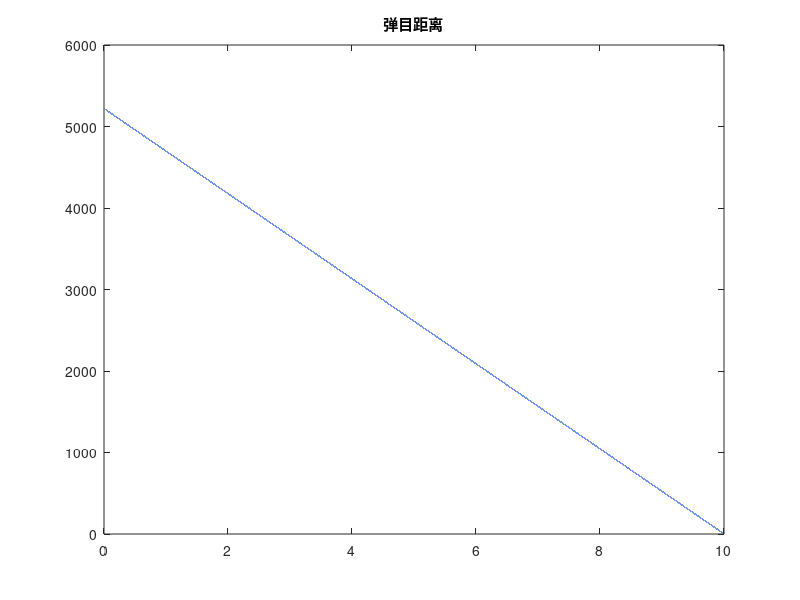
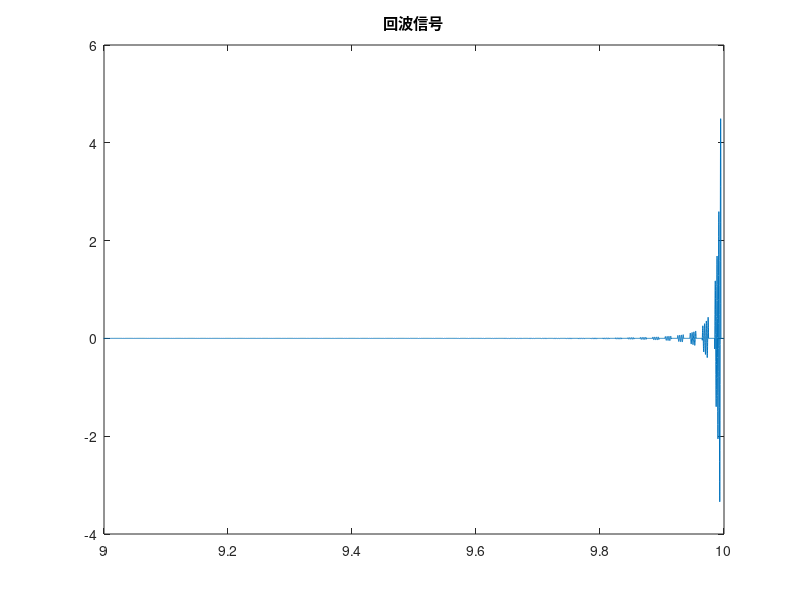
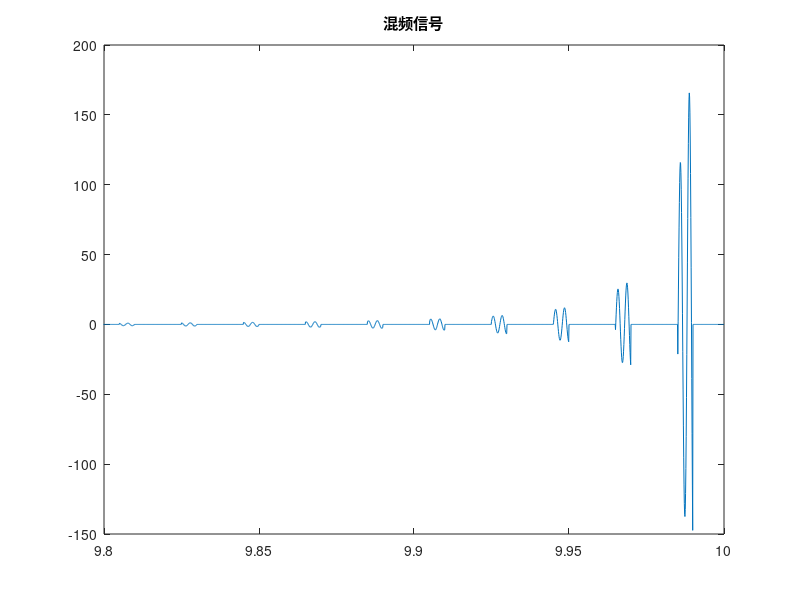
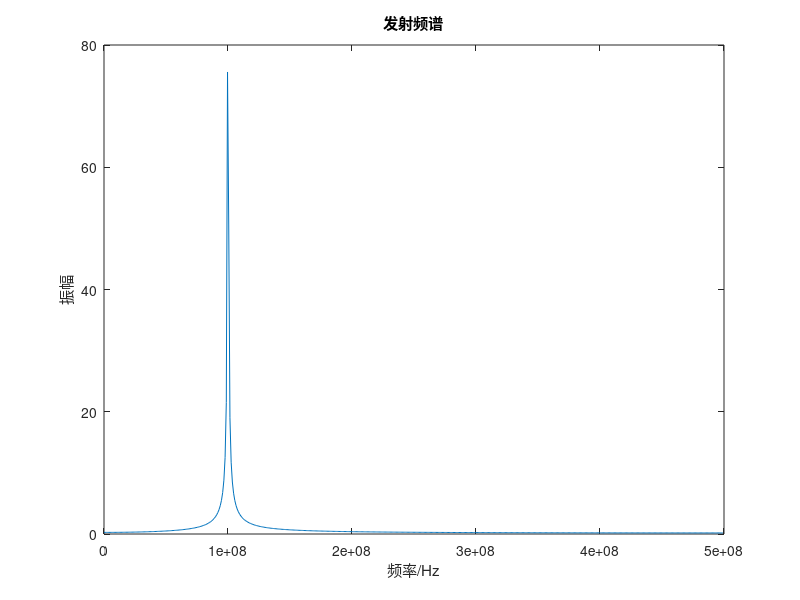

MATLAB code for these plots, in order:
clear;clc;clf;close all;
%% 交汇
T=20e-6;%脉冲周期
t=10e-5:10e-5:10;%时间向量
Vm=300;%弹速
Vt=240;%目标速度
l=5000;%相对距离
h=1500;%相对高度
beit=150/180*pi;%弹幕交会角
f0=100e6;%载波频率
Ut=100;%振幅
fai=pi/18;%初始相位
omig0=2*pi*f0;
c=3e8;%光速
Vr=sqrt(Vm^2+Vt^2-2*Vm*Vt*cos(beit));%相对速度
a=asin(Vt/Vr*sin(beit));
l1=l-Vm.*t*cos(30/180*pi)-Vt*t;
l2=h-Vm.*t*sin(30/180*pi);
R=sqrt(l1.^2+l2.^2);%弹目距离
gama=atan(l2/l1);
sit=30/180*pi-a-gama;
VR=Vr*cos(sit);
ut=Ut*cos(omig0.*t+fai);%发射信号
T=20e-3;x=(square(2*(1/T)*pi*t,50)+1)./2;
ut=ut.*x;
lanmt0=c/f0;
Fd=2.*VR/lanmt0;%多普勒频率
omigd=2*pi.*Fd;%回波信号
ur=Ut./(R.^2).*cos((omig0+omigd).*t+fai);
x=(square(2*(1/T)*pi*(t-5e-3),50)+1)./2;
ur=ur.*x;
figure;plot(t,R);title('弹目距离');
% figure;plot();
figure;plot(t,ur);title('回波信号');
xlim([9 10]);
ux=ur.*ut;
figure;plot(t,ux);title('混频信号');
xlim([9.8 10]);

%% 频谱
fs=1e9; %采样频率
Ndata=1e5; %数据长度
N=1024; %FFT的数据长度
n=0:Ndata-1;t=n/fs; %数据对应的时间序列
x1=Ut*cos(omig0.*t+fai);
x2=Ut./(R.^2).*cos((omig0+omigd).*t+fai);
x3=x1.*x2; %时间域信号

y=fft(x1,N); %信号的Fourier变换
mag=abs(y); %求取振幅
f=(0:N-1)*fs/N; %真实频率
figure;
plot(f(1:N/2),mag(1:N/2)*2/N); %绘出Nyquist频率之前的振幅
xlabel('频率/Hz');ylabel('振幅');title('发射频谱');

y=fft(x2,N); %信号的Fourier变换
mag=abs(y); %求取振幅
f=(0:N-1)*fs/N; %真实频率
figure;
plot(f(1:N/2),mag(1:N/2)*2/N); %绘出Nyquist频率之前的振幅
xlabel('频率/Hz');ylabel('振幅');title('回波频谱');

y=fft(x3,N); %信号的Fourier变换
mag=abs(y); %求取振幅
f=(0:N-1)*fs/N; %真实频率
figure;
plot(f(1:N/2),mag(1:N/2)*2/N); %绘出Nyquist频率之前的振幅
xlabel('频率/Hz');ylabel('振幅');title('混频频谱');

%% 包络检波
t=10e-5:10e-5:10;
env = -abs(hilbert(ux));
env = -abs(hilbert(env));
env = -abs(hilbert(env));
env = -abs(hilbert(env));
env = -abs(hilbert(env));
figure;plot(t,env);title('包络检波')
xlim([9 10]);

%% 执行级启动 
i=1:length(R);
out=double(R(i)<=30);
figure;plot(t,out);title('执行启动门限');
xlim([9 10]);
Uo=min(out.*ux);
disp(['启动幅值',num2str(Uo)]);
